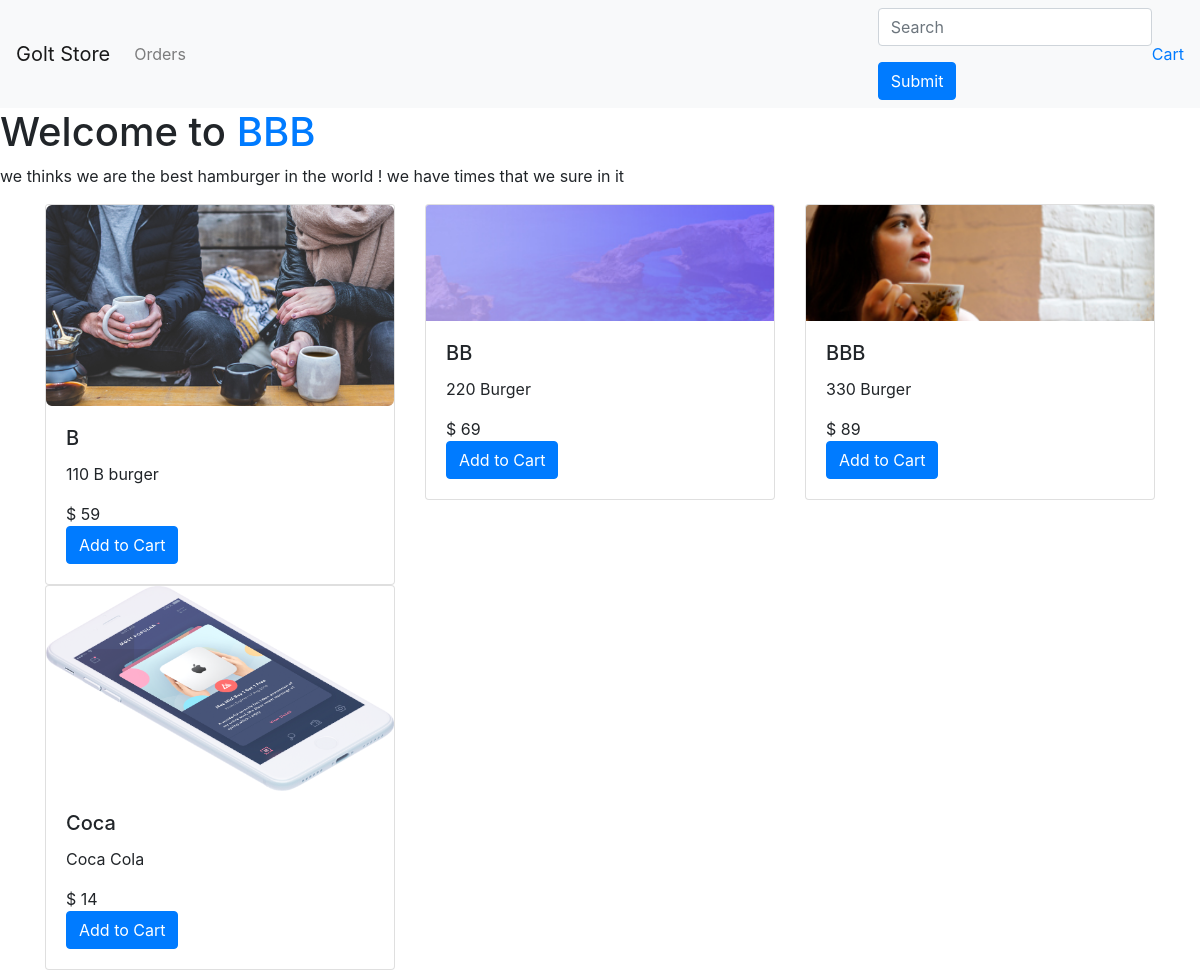
/customer/main/5, run on the app's committed database.
### restaurant/models.py (models this page shows)
class Restaurant(models.Model):
    user = models.ForeignKey(CustomUser, on_delete=models.CASCADE)
    name = models.CharField(max_length=55)
    location = models.ForeignKey(Location, on_delete=models.CASCADE)
    img = models.ImageField(upload_to='media/restaurant_images')
    category = models.CharField(max_length=40)
    detail = models.TextField(blank=True)
    website = models.CharField(max_length=255)
    class Meta:
        verbose_name_plural = 'Restaurants'

class Dishes(models.Model):
    restaurant = models.ForeignKey(Restaurant, on_delete=models.CASCADE)
    name  = models.CharField(max_length=124)
    img = models.ImageField(upload_to='media/dishes_images')
    detail = models.TextField(blank=True)
    price = models.PositiveIntegerField()
    class Meta:
        verbose_name_plural = 'Dishes'

### customer/views.py (the view, shortened to what this page needs)
# urls.py: path('main/<int:id>',views.restaurant_page,name='restaurant_page'),
def restaurant_page(request, id):
    restaurant = Restaurant.objects.get(id=id)
    dishes = Dishes.objects.filter(restaurant=restaurant)
    return render(request, 'customer/restaurant.html', {'restaurant': restaurant, 'dishes': dishes})

### Golt/templates/customer/restaurant.html (shortened to what this page needs)
{% extends 'customer/base.html' %}
{% load static %}
{% block content %}
<!DOCTYPE html>
<html lang="en">
<head>
</head>
    <body>
        <header>
          <h1>Welcome to <a href="/customer/main/restaurant/{{restaurant.name}}">{{restaurant.name}}</a></h1>
          <p>{{restaurant.detail}}</p>
        </header>
        <section class="product-grid">
          <div class="container">
            <div class="row">
            {% for d in dishes %}
              <div class="col-sm-6 col-md-4">
                <div class="card">
                  <img src="/media/{{d.img}}" class="card-img-top" alt="product1">
                  <div class="card-body">
                    <h5 class="card-title">{{d.name}}</h5>
                    <p class="card-text">{{d.detail}}</p>
                    <div class="product-price">$ {{d.price}}</div>
                    <form method="post">
                        <button type="submit" class="btn btn-primary">Add to Cart</button>
                    </form>
                  </div>
                </div>
              </div>
            {% endfor %}
            </div>
          </div>
        </section>
</body>
</html>
{% endblock %}

### Golt/templates/customer/base.html (shortened to what this page needs)
{% load static %}
<!DOCTYPE html>
<html lang="en">
<head>
    <link rel="stylesheet" href="https://stackpath.bootstrapcdn.com/bootstrap/4.5.2/css/bootstrap.min.css">
</head>
<body>
    <header>
        <nav class="navbar navbar-expand-lg navbar-light bg-light">
          <a class="navbar-brand" href="/customer/main">Golt Store</a>
          <div class="collapse navbar-collapse" id="navbarNav">
            <ul class="navbar-nav">
              <li class="nav-item">
                <a class="nav-link" href="/customer/main/orders">Orders</a>
              </li>
            </ul>
          </div>
          <form method="get" action="/customer/main/search-result/">
            <div class="form-group">
              <input type="text" class="form-control" placeholder="Search" name="q">
            </div>
            <button type="submit" class="btn btn-primary">Submit</button>
          </form>
          <div class="navbar-cart">
            <a href="/customer/cart">Cart</a>
          </div>
        </nav>
      </header>
</body>
</html>
{% block content %}
{% endblock %}

### data on the page
Restaurant: name "BBB", detail "we thinks we are the best hamburger in the world ! we have times that we sure in it"
Dishes: img (picture), name "B", detail "110 B burger", price "59"
Dishes: img (picture), name "BB", detail "220 Burger", price "69"
Dishes: img (picture), name "BBB", detail "330 Burger", price "89"
Dishes: img (picture), name "Coca", detail "Coca Cola", price "14"
